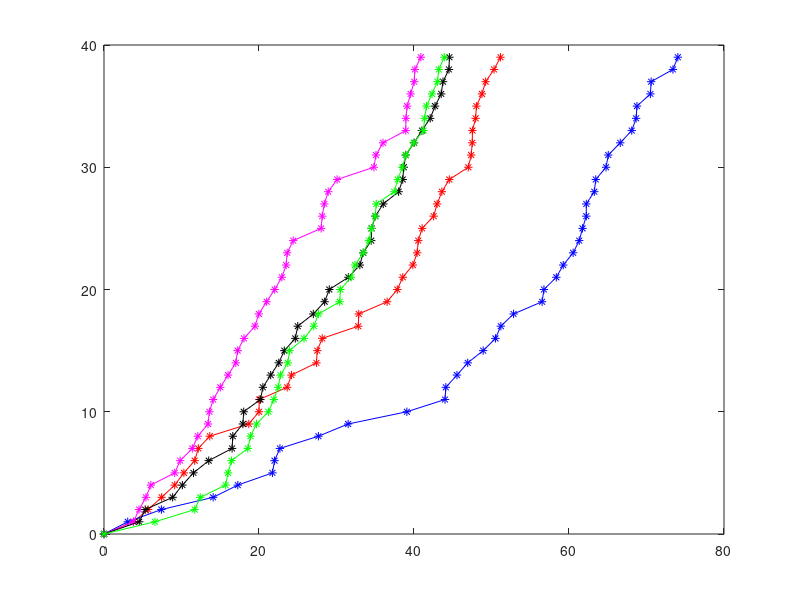

Source code (MATLAB):
% dists.m

% F
% x = [0.17439524754271224,0.15606286410454417,0.18385455062639397,0.17175067501765065,0.057377874957701934,0.001900765765656182,0.016470398131024407,0.028522709673104385,0.10302445203087313,0.08385714852584997,0.11602162077296971,0.047619270638661136,0.029851101226190727,0.026725415778174586,0.0706391046417637,0.3258828448324026,0.32858930900202826,0.3147054459456812,0.3431965701872579,0.27173651732955095,0.24883376445624464,0.2725428803755372,0.2519665043480608,0.2491422169606946,0.3302026550504992,0.3469544888720672,0.36241025379249575,0.31989151328966,0.28169624867473014,0.32633258232356666,0.3300556941502131,0.3421221562858682,0.3642236046027823,0.35430442953053093,0.3358963280225971,0.3311894653538506,0.31554747672562233,0.29874626694422,0.293185840733496,0.35729321962262917,0.34924455299763074,0.3381089835596754,0.3853165864091673,0.363470104452649,0.3321606641696396,0.3171002965725598,0.3005180539829458,0.2882184409502015,0.26386370091762035,0.27568497424115923,0.2409698412935422,0.25593730371166895,0.25870498931073105,0.27493641975483496,0.2649417555436496,0.2803893762593481,0.3224637867735373,0.1878289890694803,0.18321856293053007,0.1725393440143131,0.17903794049246788,0.09927759460478154,0.00465917060170584,0.01806363913565838,0.012462247286756347,0.016989814804003245,0.026543442340357437,0.02953942330682516,0.04195711500625777,0.05890322279676695,0.026103932281445443,0.00035693441240693374,0.007821934317014403,0.019561704012651827,0.02051987079597275,0.017786232152757937,0.03470027311031086,0.025218084968459422,0.031878156218019114,0.04577737942010526,0.036992215119374436,0.05594301702349483,0.061675638193498646,0.07274871416327254,0.06558626220600515,0.06956954892537555,0.07536481010541343,0.3748059510190168,0.3572408775465815,0.3503447979623903,0.3498043457930182,0.35331191727313066,0.35138862344305183,0.34715785444727004,0.3309977051489212,0.34389159254275414,0.113016363515838,0.09527581575805298,0.34499854936663427,0.33685309186010987,0.3382937674355673,0.33565761965345187,0.16073425186847234,0.1569365337358039,0.17219535064131244,0.3328262466088823,0.32913477681862036,0.2642734095517566,0.2026401164545496,0.20039691456550857,0.21216235582484663,0.22192857973713156,0.21700907437021033,0.23239808328876788,0.2302826963150095,0.23316039290926294,0.2154895115823732,0.21438932867738084,0.23872529950020333,0.24864295877942602,0.24048035416198071,0.2425694546075841,0.22534327071726615,0.1062964969299797,0.06058007048395727,0.11155992629094576,0.15313897928589115,0.08673369006636539,0.09666948702707542,0.1441045296040667,0.13215866043129426,0.2403868232683501,0.1886524464937651,0.17127896831298337,0.033041360983059626,0.0855871690892431,0.30727289295647836,0.05546930046008566,0.08035035067978222,0.15044085616541839,0.30561659852250744,0.19254716461537713,0.16932380696828886,0.2400044255864423,0.21285042603586504,0.1259085301076075,0.08750094944733927,0.04422036734737962];
% x = [0.020538958695196827,0.017139379879570073,0.059563174754831805,0.0415497704414476,0.04905794709762207,0.05065120681668799,0.058708028548554815,0.06594289587119775,0.05102841292820737,0.045589314500748296,0.03945789897907635,0.0345072692484782,0.04189042494607714,0.026951913916974424,0.023956410207535816,0.017396679783888112,0.0000835357296974335,0.0015878493637675737,0.002352941117806429,0.0005829579627166734,0.0036504851703783275,0.02331805804832204,0.02751195297881006,0.02887499256973643,0.05310777368909991,0.043527801404083195,0.07140847413874536,0.12090160205202696,0.14766962772212186,0.13813655995029014,0.000558097799957195,0.00012553859431929426,0.006503615216882795,0.006136920464714758,0.00006480223804706858,0.0002671408331292479,0.001158022781396096,0.00022030727487142867,0.0007952491365153544,0.004335502713148157,0.002104084002206586,0.0035460829250309835,0.0022830156452603684,0.0016016468007371506,0.027043852627098196,0.03195922060553078,0.031118283870844518,0.01406260438560499,0.015077750121751282,0.011773974163964222,0.010887235308609154,0.018851747080138655,0.02063556529998201,0.006747040266506664,0.01931761515518022,0.1501700298456851,0.13726216658325388,0.13648307730414458,0.1413328175714919,0.1298954037461402,0.11631989359580575,0.10775106414616906,0.06777949755374868,0.02023691302239108,0.02537288872518551,0.0349785983088131,0.023021076638428808,0.0163060236004391,0.0042526469948560835,0.00808249385735221,0.0010600444497952301,0.06003748988784616,0.06463622621386732,0.05101646835637869,0.002069597310228728,0.02882283778838416,0.040933799369197894,0.012035620417193535,0.07481524687670593,0.07346381441829625,0.014294987361392354,0.024962243074776146,0.045580420805170205,0.05265233829234713,0.05849621059603119,0.02700251702561935,0.03901281466416605,0.03356997436283592,0.03395714994979516,0.02856036072028548,0.03934460215299898,0.035362191071590686,0.16154689470731262,0.1315201939091598,0.26092316232471247,0.26783891432391405,0.2652367104813209,0.15492136819897243,0.19703338533478001,0.1717303685191136,0.1464275830191927,0.18199447517470324,0.15624053158637402,0.18397294684504598,0.24618716169653573,0.1333794747344076,0.094002356364325,0.11289081151119583,0.12567158069327902,0.0904270569622141,0.08383413129076407,0.2452736677143502,0.05169487664892699];

% best scores:
% x = [175.65795884449696,175.9808474704892,206.10449730223507,223.63313390351203,228.2238814340915,305.19938818092214,315.6334817691171,409.6743694759198,429.5728117553449,483.46887364613326,504.8791909804281,584.2809141149617,629.1127399709018,656.7045360786559,773.4279517165808,839.2634451396201,882.3110809271175,920.555650143071,962.0671235753599,963.0917713546513,968.9244410460449,989.1040825057129,1096.4999915528358,1188.1198181347027,1378.6453343254527,1399.6906389363496,1402.5608486503543,1539.8550552427464,1562.1929315240309,1640.0201932910227,1683.1514734200869,1739.5578911731436,1780.4904652152836,1785.0790758441665,1809.0266380811918,1849.2064069245253,2015.1053342262087,2180.6968957787094,2226.271016406481,2400.372317232745,2448.2397205620982,2554.4981569800016,2561.174109185844,2606.084710521615,2806.7702885059393,2812.521251883786,2864.8190908615006,2885.715871703079,2906.988024564891,3130.092998325388,3148.7882766303046,3162.401987901725,3211.1414400039107,3285.836846179948,3323.888371317043,3387.2751467030603,3615.59635320341,3623.188911691744,3695.457684559294,3768.2998324167315,3934.7602632896883,3952.123101311379,4024.960748296393,4029.618739837457,4043.4634257973876,4076.549567000069,4130.276040219484,4137.6280256975815,4385.211017910213,4554.00999807588,4578.2643318327755,4922.328325913589,4923.286056576457,5511.539621073603,5684.669229941435,5748.698052125565,5923.097255895529,5957.203544196162,6199.157018545357,6478.472499891535,7143.449700535175,7317.882765063317,7323.949026479347,7517.629932580634,7541.209406557111,7542.704904797623,7852.532157860621,8012.597736103186,8033.926729664738,8092.109751441289,8197.511040163934,8503.252638487838,8642.783862551541,9276.488591146152,9625.099097888611,10310.184633236977,11002.49060998989,11158.207894550824,11405.06643622496,11706.61890666803,11862.624262448755,13069.598584763222,13096.601488147808,13214.9953642848,24725.83115223549];


% after scores:
% x = [0.000015168605181801224,0.0000169929737450999,0.000018206721617322217,0.000019667915532975353,0.000020288623872388296,0.000021124599930234254,0.00002299916592464505,0.00002442542199207381,0.000029679856318152456,0.000030830744985424216,0.000037790046696579345,0.00007019162222347283];



% DISTANCES:
%x = [7.0173304886082954,9.013321374457801,12.206390984345651,12.298411509603142,12.539386839191828,13.793193880390243,14.637401054334912,14.916478765366342,17.204628211447485];

% TOTD:
%x = [3.503004191855166,9.093237135498264,17.339505672322524,25.957900435414345,35.884809702209935,49.31675858290775,64.52535675043355,80.12246080453444,95.74959137859872];

x1 = [0,3.807214298168059,5.699852898923657,7.4334870053214965,9.121629983590914,10.308005755590681,11.704923683773607,12.166413854636032,13.647783801025508,18.682086144304098,19.999557596134757,20.029494410599145,23.635410570319948,24.18852345047135,27.41026228381922,27.518842975780625,28.15654958158381,32.81119849279348,32.871846839897266,36.530941514070975,37.84515747055999,38.55184716878502,39.8528240585089,40.4045254301263,40.549413288071364,41.048517020159125,42.53551421282383,42.97974445296968,43.600385867458115,44.55335631120383,47.01063087022526,47.381453078419895,47.518402576823,47.540432650262346,47.9505198544593,48.052038961000086,48.76477488387554,49.2393258648374,50.32894772986611,51.15900791221713];
x2 = [0,3.063049331205491,7.406039548806547,14.080264008256957,17.26305049904115,21.732586984246776,22.003790606881992,22.6999438340671,27.66401206891014,31.500656001147156,39.078389291283365,44.0012521117505,44.10478333100002,45.541956824041655,46.93226564515937,48.92766646322096,50.509336535997996,51.20773194764211,52.84424035341416,56.526851127369355,56.767885824180674,58.36359890932688,59.25928689005714,60.53256179448156,61.318024762883624,61.74554733428713,62.230723410200795,62.23387746846884,63.26553188250163,63.45329301859431,64.77825585298153,65.06644357771174,66.61311256971898,68.09510027746904,68.6603536040196,68.76644097089485,70.5024268976794,70.59929804016734,73.41068553257942,74.04292447390867];
x3 = [0,3.8052954699630432,4.521197235158512,5.4079320744025585,6.0449234387636706,9.124859662730998,9.826005435305673,11.399569200549678,12.105868913254003,13.41667339519469,13.59852976905668,14.089555863057369,15.006366936920665,16.010045399002475,17.004456006482503,17.243221616381344,18.06679805426926,19.476739039261695,19.97949000481331,20.985462979844737,22.025189577120322,22.944499304421928,23.507006486314847,23.635410570319948,24.41343772577746,28.01998494716562,28.160608077206778,28.428047115911685,28.931955117034533,30.080875936862203,34.81885029500413,35.090333665810014,35.99903594040657,38.93892000215711,38.96063562301961,39.116007718574394,39.560569571036595,40.02831472534854,40.11586665456004,40.884109341722336];
x4 = [0,4.548663274521756,5.314581358456799,8.859000135331213,10.112938887253799,11.542864124077033,13.510450960717105,16.52716053234867,16.619106843287778,17.92200635399382,18.026870746867598,20.179684149895877,20.499310160430426,21.507320800681914,22.550259702369402,23.263696937376718,24.682301086687104,25.001553286178545,27.007295982215048,28.468150443772295,29.06766490214577,31.53451222756547,33.013975309966376,33.44170448692928,34.48426582173294,34.526406564763185,35.015785635598334,36.03003910966516,38.012446524310555,38.547648135579735,38.68374979632883,38.93892000215711,40.010670332051276,41.01722541659353,42.08653731003179,42.71438193005861,43.51094476931627,43.73672556815731,44.509548713918896,44.568282498497084];
x5 = [0,6.575950582094103,11.704066834982326,12.419422782272283,15.692466945545688,16.00743528197129,16.446410785379896,18.56068476975395,18.90001567739179,19.678163662024993,21.213591578551547,21.914270854031248,22.472684293518093,22.770849022231904,23.717205080321392,23.943176179248827,25.807545118383388,27.064837494187934,27.68135996388412,30.414419368629222,30.50027161687651,31.894811910321355,32.38752982324267,33.46981422747944,34.17939162856873,34.50304103328726,35.00062177074119,35.12818611108526,37.4439254980199,37.90188057516616,38.49929621972594,38.94511754892775,39.96215240819633,41.23074158527575,41.36504752741389,41.607645145438354,42.32400743614346,43.017008854779306,43.20128275483575,43.9112331441725];
 y = [0:size(x1,2)-1];

hold off;
x = [0,3.4999869104188246,18.02773894723231,20.112168992216578,30.103972069189485,32.035118943447586,32.55764170944676,36.11784800508041,42.02670750491451,47.4341421478967];
plot(x,'r-*');
hold off;






cnt = size(x1,2);
 y = y(1,1:cnt);
x1 = x1(1,1:cnt);
x2 = x2(1,1:cnt);
x3 = x3(1,1:cnt);
x4 = x4(1,1:cnt);
x5 = x5(1,1:cnt);



% worst scores:

mean(x)
std(x)

sx = x.^.5;
xx = x.^2;


hold off;


plot(x1,y,'r-*');
hold on;
plot(x2,y,'b-*');
plot(x3,y,'m-*');
plot(x4,y,'k-*');
plot(x5,y,'g-*');


% hist(x);
% hist(x,'r');
% hist(xx);
% hold on;
% hist(sx,'b');
%plot(x,'r-*');


% xlabel('binned score');
% ylabel('count');
% title('best score histogram');
% title('sqrt of best score histogram');
% legend('best');



% mean: 0.19643127454191409
% R3D.js:15894 sigma: 0.11910846311150357